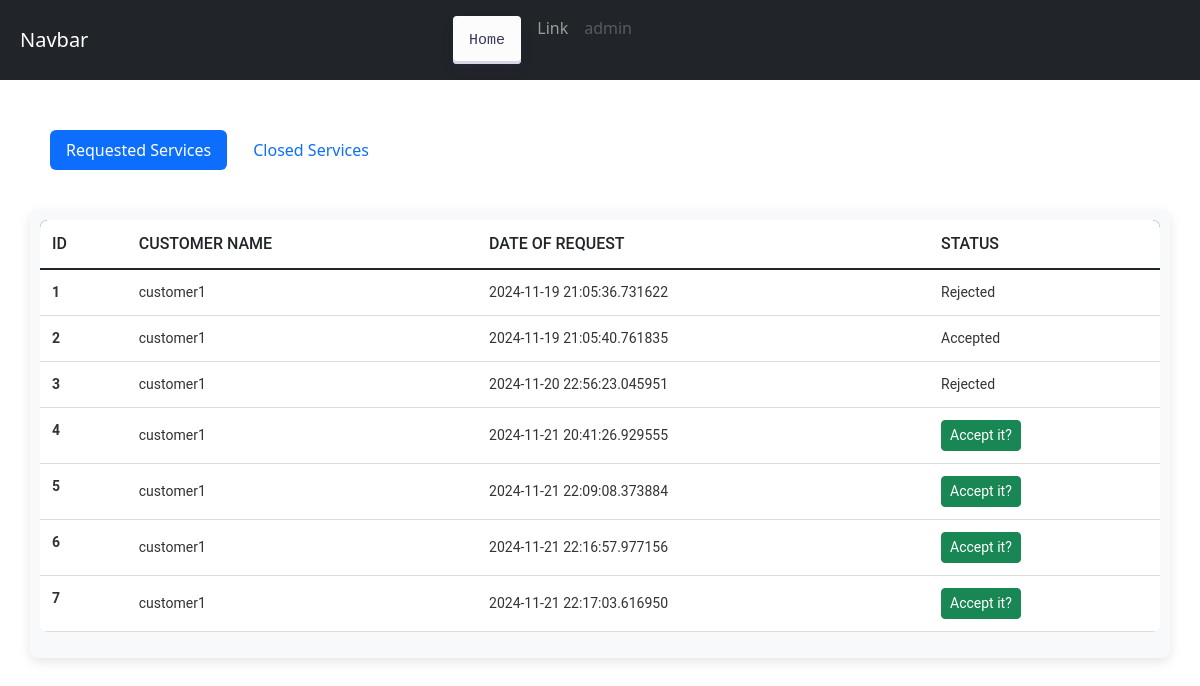
Page /professional/3 on the committed database.
### application/models.py (models this page shows)
class ServiceRequest(db.Model):
    id = db.Column(db.Integer, primary_key=True)
    customer_name = db.Column(db.String(150))
    professional_name = db.Column(db.String(150))
    service_name = db.Column(db.String(150))
    service_id = db.Column(db.Integer, db.ForeignKey('service.id'), nullable=False)
    customer_id = db.Column(db.Integer, db.ForeignKey('user.id'), nullable=False)
    professional_id = db.Column(db.Integer, db.ForeignKey('professional.id'))
    date_of_request = db.Column(db.DateTime)
    date_of_completion = db.Column(db.DateTime)
    status = db.Column(db.String(25), default="requested")
    remarks = db.Column(db.String(250))

### application/controllers.py (the view)
@app.route('/professional/<int:id>', methods=['GET','POST'])
def professional(id):
    user=Professional.query.filter_by(user_id=id).first()
    services=ServiceRequest.query.filter_by(professional_id=id)
    if user.user.is_blocked or not user.user.active:
        return abort(403)
    service_request=ServiceRequest.query.filter_by(professional_id=id)
    return render_template('p_dash.html',user=user, services=services, service_request=service_request)

### templates/p_dash.html (shortened to what this page needs)
<!DOCTYPE html>
<html lang="en">
<head>
    <link rel="stylesheet" href="/static/common.css">
    <link href="https://cdn.jsdelivr.net/npm/bootstrap@5.3.0-alpha1/dist/css/bootstrap.min.css" rel="stylesheet">
</head>
<body>
  <nav class="navbar navbar-expand-lg navbar-dark bg-dark" style="padding-left: 20px;">
    <a class="navbar-brand" href="#">Navbar</a>
    <div class="collapse navbar-collapse" id="navbarSupportedContent">
      <ul class="navbar-nav" style="display: flex; justify-content: center; width: 80%;">
        <li class="nav-item active">
          <a class="nav-link" href="#"><button class="button-30">Home</button> </span></a>
        </li>
        <li class="nav-item">
          <a class="nav-link" href="#">Link</a>
        </li>
        <li class="nav-item">
          <a class="nav-link disabled" href="#">admin</a>
        </li>
      </ul>
    </div>
  </nav>
  <main style="margin: 30px;">
    <ul class="nav nav-pills mb-3" id="pills-tab" role="tablist" style="padding: 20px;">
      <li class="nav-item" role="presentation">
        <button class="nav-link active" id="Requested-services-tab" data-bs-toggle="pill" data-bs-target="#Requested-services" type="button" role="tab" aria-controls="Requested-services" aria-selected="true"> Requested Services </button>
      </li>
      <li class="nav-item" role="presentation" style="margin-left: 10px;">
        <button class="nav-link" id="closed-services-tab" data-bs-toggle="pill" data-bs-target="#closed-services" type="button" role="tab" aria-controls="closed-services" aria-selected="false"> Closed Services </button>
      </li>
    </ul>
    <div class="tab-content" id="pills-tabContent">
      <div class="tab-pane fade show active" id="Requested-services" role="tabpanel" aria-labelledby="Requested-services-tab" tabindex="0">
        <div class="tableMain" >
          <table class="table">
              <thead>
                <tr>
                  <th scope="col">ID</th>
                  <th scope="col">Customer Name</th>
                  <th scope="col">Date of Request</th>
                  <th scope="col">Status</th>
                </tr>
              </thead>
              <tbody class="table-group-divider">
              {% for service in service_request %}
                <tr>
                  <th scope="row">{{loop.index}}</th>
                  <td>{{service.customer_name}}</td>
                  <td>{{service.date_of_request}}</td>
                  <td>{% if service.status == 'requested' %}
                    <a href="/accept_req/{{ service.id }}" class="btn btn-sm btn-success">Accept it?</a>
                    {% elif service.status == 'closed' %}
                    closed
                    {% elif service.status == 'accepted' %}
                    Accepted
                    {% else %}
                    Rejected
                    {% endif %}</td>
                </tr>
              {% endfor %}
              </tbody>
            </table>
       </div>
      </div>
    </div>
  </main>
</body>
</html>

### static/common.css (style rules this page uses)
.tableMain { width: 100%; overflow-x: auto; margin: 20px 0; padding: 10px; background-color: #f8f9fa; border-radius: 8px; box-shadow: 0 4px 12px rgba(0, 0, 0, 0.1); }
.table { width: 100%; border-collapse: collapse; font-family: 'Roboto', sans-serif; text-align: left; background-color: white; border-radius: 8px; overflow: hidden; }
.table thead { background-color: #012a52; color: white; font-size: 16px; text-transform: uppercase; }
.table thead th { padding: 12px; font-weight: 500; }
.table tbody tr { border-bottom: 1px solid #ddd; transition: background-color 0.2s ease; }
.table tbody td, .table tbody th { padding: 12px; font-size: 14px; color: #333; }
.table tbody td { vertical-align: middle; }
.button-30 { align-items: center; appearance: none; background-color: #FCFCFD; border-radius: 4px; border-width: 0; box-shadow: rgba(45, 35, 66, 0.4) 0 2px 4px,rgba(45, 35, 66, 0.3) 0 7px 13px -3px,#D6D6E7 0 -3px 0 inset; box-sizing: border-box; color: #36395A; cursor: pointer; display: inline-flex; font-family: "JetBrains Mono",monospace; height: 48px; justify-content: center; line-height: 1; list-style: none; overflow: hidden; padding-left: 16px; padding-right: 16px; position: relative; text-align: left; text-decoration: none; transition: box-shadow .15s,transform .15s; user-select: none; -webkit-user-select: none; touch-action: manipulation; white-space: nowrap; will-change: box-shadow,transform; font-size: 15px; }

### rows in the picture
ServiceRequest: customer_name "customer1", date_of_request "2024-11-19 21:05:36.731622", status "Rejected"
ServiceRequest: customer_name "customer1", date_of_request "2024-11-19 21:05:40.761835", status "Accepted"
ServiceRequest: customer_name "customer1", date_of_request "2024-11-20 22:56:23.045951", status "Rejected"
ServiceRequest: customer_name "customer1", date_of_request "2024-11-21 20:41:26.929555"
ServiceRequest: customer_name "customer1", date_of_request "2024-11-21 22:09:08.373884"
ServiceRequest: customer_name "customer1", date_of_request "2024-11-21 22:16:57.977156"
ServiceRequest: customer_name "customer1", date_of_request "2024-11-21 22:17:03.616950"
